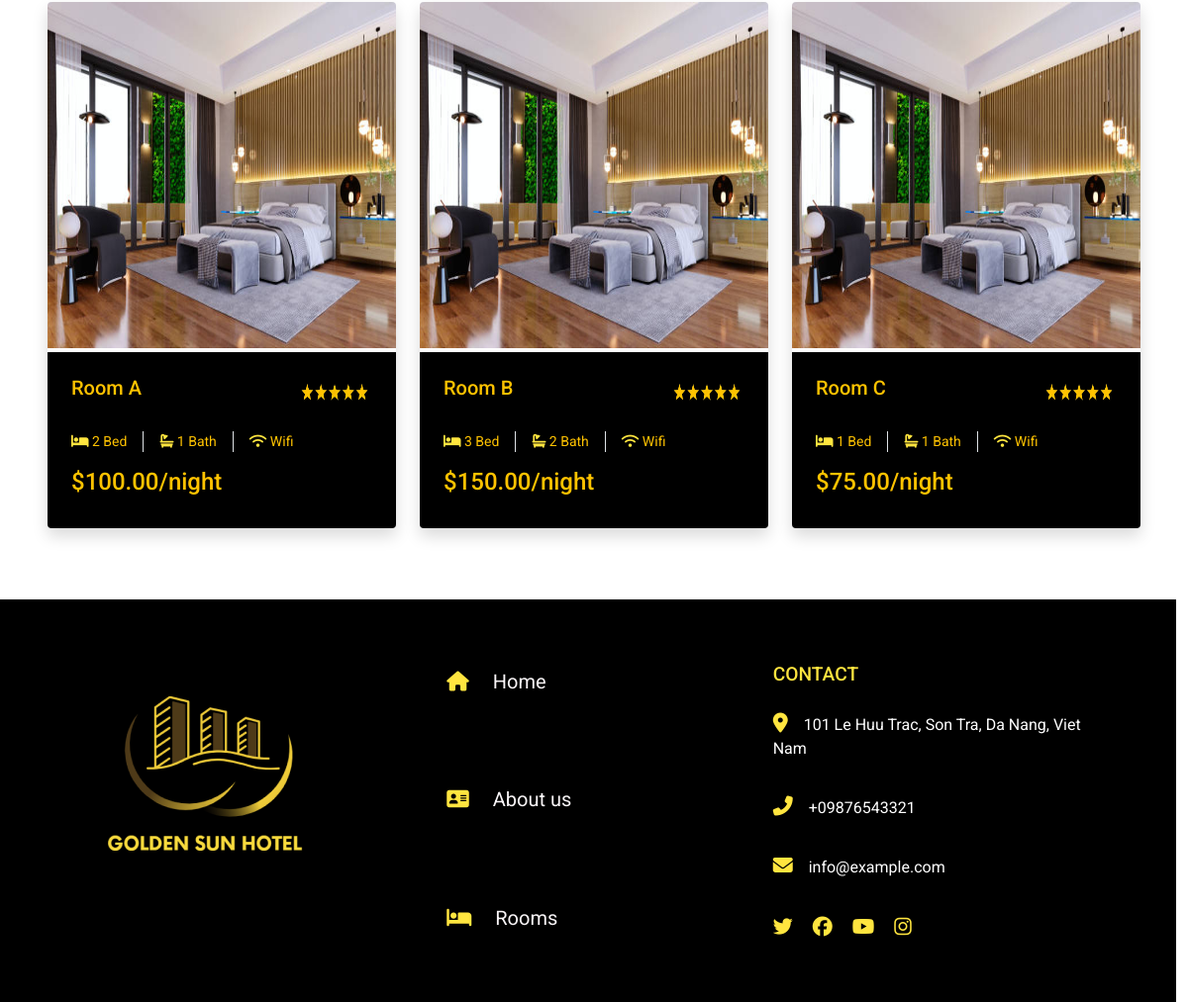
Before: / (lower part) with the older database file.
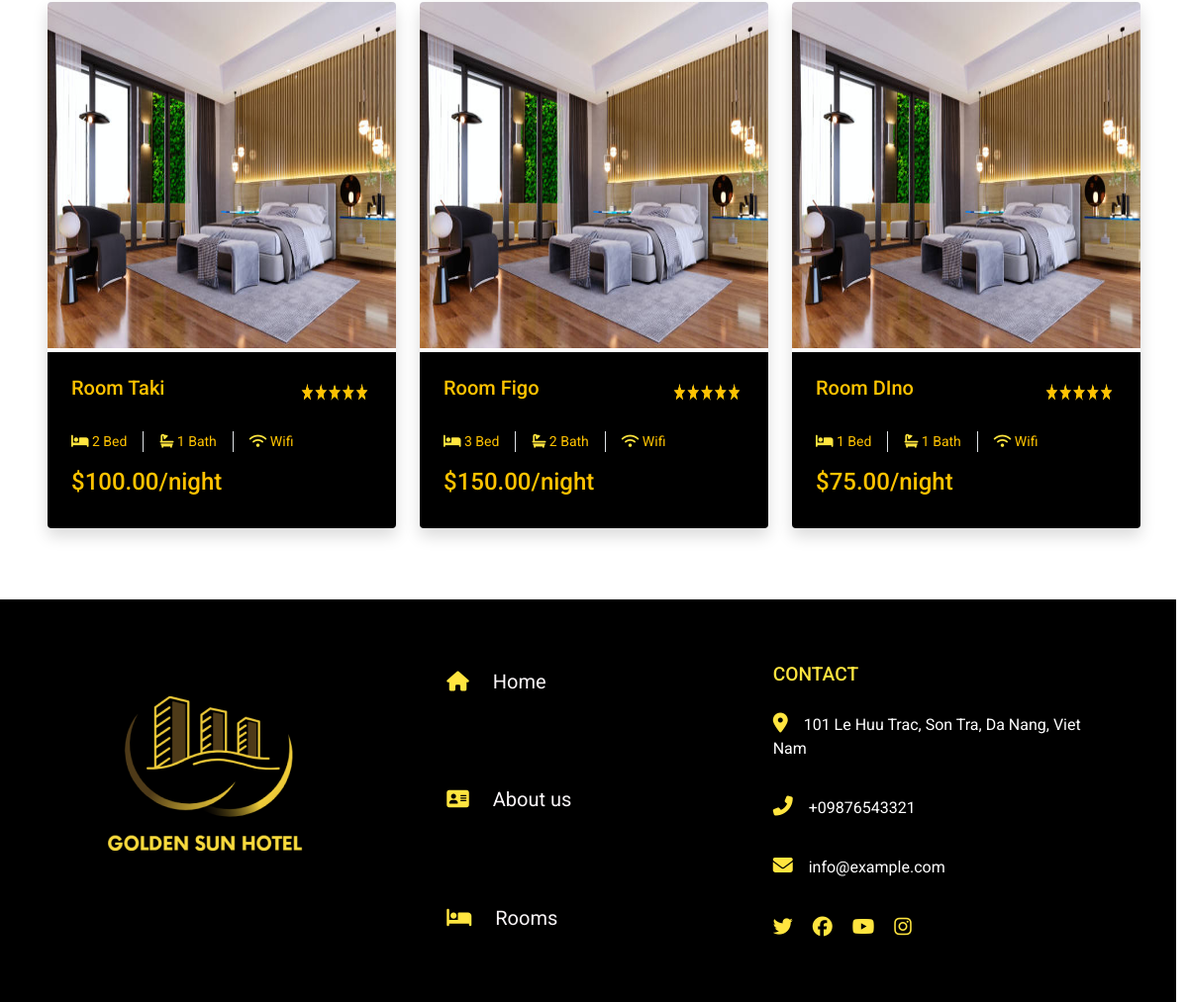
After: the same page with the newer database file.
### tables this page shows
CREATE TABLE `rooms` (
  `id` int(11) NOT NULL,
  `name` varchar(50) DEFAULT NULL,
  `bedroom` int(50) DEFAULT NULL,
  `bathroom` int(50) DEFAULT NULL,
  `livingroom` int(50) DEFAULT NULL,
  `type` varchar(50) DEFAULT NULL,
  `price` decimal(10,2) DEFAULT NULL,
  `tax` decimal(10,2) DEFAULT NULL,
  `cleaning_fee` decimal(10,2) DEFAULT NULL,
  `description` text DEFAULT NULL,
  `status` tinyint(1) DEFAULT NULL,
  `updated_at` timestamp NOT NULL DEFAULT current_timestamp() ON UPDATE current_timestamp(),
  `created_at` timestamp NOT NULL DEFAULT current_timestamp()
);

### controllers/web/homecontroller.php (called while the page is built, shortened)
<?php
include_once 'models/RoomModel.php';
class HomeController
{
    private $roomModel;
    public function __construct()
    {
        $this->roomModel = new RoomModel();
    }
    function handleRequest()
    {
        $action = isset($_GET['action']) ? $_GET['action'] : 'home';
        switch ($action) {
            case 'home':
                $this->getHomePage();
                break;
        }
    }
    private function getHomePage()
    {
        $rooms = $this->roomModel->getListRoomHomePage();
        include 'views/web/index.view.php';
    }
}

### routes/web.route.php (called while the page is built, shortened)
<?php
include 'controllers/web/HomeController.php';
$controller = isset($_GET['controller']) ? $_GET['controller'] : 'home';
$routes = [
    'home' => 'HomeController',
    'about' => 'aboutcontroller',
    'detail' => 'detailcontroller',
    'bookings' => 'bookingcontroller',
    'payments' => 'paymentcontroller',
    'rooms' => 'RoomController',
    'auth' => 'AuthController'
];
if (array_key_exists($controller, $routes)) {
    $admin = new $routes[$controller];
    $admin->handleRequest();
} else {
    http_response_code(404);
    require 'views/errors/404.php';
    die();
}

### index.php (called while the page is built, shortened)
<?php
require 'routes/web.route.php';

### config/database.php (called while the page is built, shortened)
<?php
class ConnectDB {
    private $server = 'localhost';
    private $username = 'root';
    private $password = '';
    private $database = 'hotel_management';
    protected function connect() {
        $connect = mysqli_connect($this->server,
            $this->username,
            $this->password,
            $this->database);
        mysqli_set_charset($connect,"utf8");
        return $connect;
    }
}
?>

### models/RoomModel.php (called while the page is built, shortened)
<?php
include_once 'config/database.php';
class RoomModel extends ConnectDB
{
    function getListRoomHomePage()
    {
        $sql = "SELECT * FROM rooms ORDER BY rooms.created_at DESC LIMIT 3";
        return mysqli_query($this->connect(),$sql);
    }
}
?>

### views/web/index.view.php (the view, shortened to what this page needs)
<?php include "./views/web/partials/header.view.php"
?>
<body>
  <div class="row mt-3 mb-4 g-4 p-5" id="pp">
    <?php
    while ($row = $rooms->fetch_assoc()) {
    ?>
    <div class="col-lg-4 col-md-6">
      <div class="room-item shadow rounded overflow-hidden">
        <div class="position-relative">
          <a href="index.php?controller=rooms&action=detail&id=<?php echo $row['id']?>">
            <img id="img6" src="/assets/web/images/anh5.png" alt="" width="100%" height="350px">
          </a>
        </div>
        <div class="room p-4 mt-1">
          <div class="d-flex justify-content-between mb-3">
            <h5 class=" mb-0"><?php echo $row['name'] ?></h5>
            <img src="/assets/web/images/star.png" alt="star" width="25%" height="40px">
          </div>
          <div class="d-flex mb-3">
            <small class="border-end me-3 pe-3"><i class="fa fa-bed" aria-hidden="true"></i>
              </i><?php echo $row['bedroom'] ?> Bed</small>
            <small class="border-end me-3 pe-3"><i class="fa fa-bath" aria-hidden="true"></i>
              </i><?php echo $row['bathroom'] ?> Bath</small>
            <small><i class="fa fa-wifi" aria-hidden="true"></i>
              </i>Wifi</small>
          </div>
          <div class="d-flex justify-content-between">
            <h4>$<?php echo $row['price'] ?>/night</h4>
          </div>
        </div>
      </div>
    </div>
<?php
}
    ?>
  </div>
</body>
</html>
<?php include "./views/web/partials/footer.view.php"
?>

### views/web/partials/header.view.php (shortened to what this page needs)
<!DOCTYPE html>
<html lang="en" class="h-full bg-gray-100">
<head>
    <link href="https://cdn.jsdelivr.net/npm/bootstrap@5.0.2/dist/css/bootstrap.min.css" rel="stylesheet">
    <link rel="stylesheet" href="https://stackpath.bootstrapcdn.com/font-awesome/4.7.0/css/font-awesome.min.css">
    <link rel="stylesheet" href="https://stackpath.bootstrapcdn.com/bootstrap/4.3.1/css/bootstrap.min.css">
    <link rel="stylesheet" href="https://cdnjs.cloudflare.com/ajax/libs/font-awesome/4.7.0/css/font-awesome.min.css">
    <link rel="stylesheet" href="https://cdnjs.cloudflare.com/ajax/libs/font-awesome/6.4.2/css/all.min.css">
</head>
<body>
</body>

### views/web/partials/footer.view.php (shortened to what this page needs)
<!DOCTYPE html>
<html lang="en">
<head>
    <link rel="stylesheet" href="https://cdnjs.cloudflare.com/ajax/libs/font-awesome/6.4.2/css/all.min.css">
    <link href="https://cdn.jsdelivr.net/npm/bootstrap@5.0.2/dist/css/bootstrap.min.css" rel="stylesheet">
    <link rel="stylesheet" href="https://stackpath.bootstrapcdn.com/font-awesome/4.7.0/css/font-awesome.min.css">
</head>
<body>
    <div class="row container-fluid footer" id="footer">
        <div class=" row justify-content-around  p-lg-4 ">
            <div class="contact-item col-md-12 col-lg-4">
                <a href=""><img src="../../../assets/web/images/logo.png" alt="logo"></a>
            </div>
            <div class="col-md-6 col-lg-4  justify-content-around align-content-end ">
                <div class="icon">
                    <i class="fa fa-home" aria-hidden="true"></i>
                    <a class="nav_text_footer" href="hotel_home_page.html">Home</a>
                </div>
                <div class="icon">
                    <i class="fa fa-address-card" aria-hidden="true"></i>
                    <a class="nav_text_footer" href="hotel_about_us_page.html">About us</a>
                </div>
                <div class="icon">
                    <i class="fa fa-bed" aria-hidden="true"></i>
                    <a class="nav_text_footer" href="hotel_rooms_page.html">Rooms</a>
                </div>
            </div>
            <div class="icon col-md-6 col-lg-4 ">
                <h6 class="section-title text-white text-uppercase" style="font-size: larger;">Contact</h6>
                <p class="mb-3 text-white"><i class="fa fa-map-marker-alt me-3"></i>101 Le Huu Trac, Son Tra, Da Nang, Viet Nam</p>
                <p class="mb-3 text-white"><i class="fa fa-phone-alt me-3"></i>+09876543321</p>
                <p class="mb-2 text-white"><i class="fa fa-envelope me-3"></i>info@example.com</p>
                <div class="d-flex pt-2">
                    <a class="btn-social" href="#"><i class="fab fa-twitter"></i></a>
                    <a class="btn-social" href="#"><i class="fab fa-facebook-f"></i></a>
                    <a class="btn-social" href="#"><i class="fab fa-youtube"></i></a>
                    <a class="btn-social" href="#"><i class="fab fa-instagram"></i></a>
                </div>
            </div>
        </div>
    </div>
</body>
</html>

### assets/web/css/header.footer.css.php (style rules this page uses)
body { margin: 0; padding: 0; font-family: 'Roboto', sans-serif; }
.fa { color: #ffe53f; }
.section-title { color: #ffe53f !important; }
a { color: #f9f5f7; font-family: 'Roboto', sans-serif; font-size: 20px; font-style: normal; font-weight: 400; line-height: normal; text-decoration: none; }
.icon i { color: #ffe53f; font-size: 20px; margin-right: 20px; }
#footer { padding-left: 50px; width: 100%; background-color: #000000 !important; }
.col-md-6.col-lg-4 { display: flex; flex-direction: column; gap: 20px; }

### assets/web/css/home.css.php (style rules this page uses)
.room { background-color: black; color:#FFC300; }
.row { padding: 10px; margin-top: 20px; }

### assets/web/css/about.css.php (style rules this page uses)
.icon { padding: 30px; }

### assets/web/css/detail.css.php (style rules this page uses)
.col-md-6.col-lg-4 { display: flex; flex-direction: column; gap: 20px; }

Changed rows visible on the page:
changed rooms: name "Room A" → "Room Taki"
changed rooms: name "Room B" → "Room Figo"
changed rooms: name "Room C" → "Room DIno"
